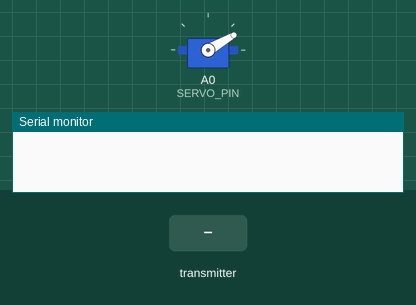
A sketch run on a simulated ATtiny85, built with avr-gcc and run on an emulated ATtiny85. On the bench: servo, the last lines printed to the serial monitor. Inputs (shaded band) come from the test bench. No radio packets arrive unless stated.

Above: at 1.2 s.
1.3 s: the transmitter starts sending xPosition = 256
At 2.5 s:
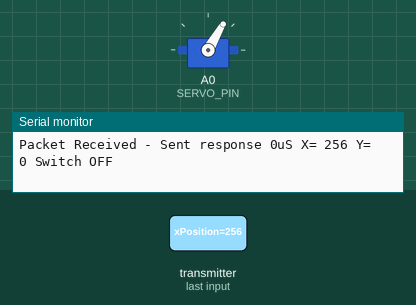
2.8 s: the transmitter starts sending xPosition = 512
At 3.7 s:
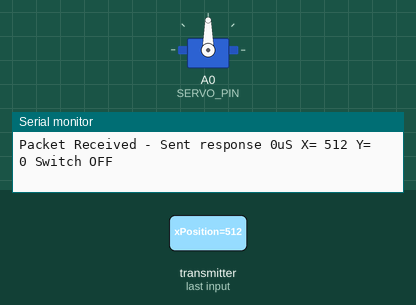
4.3 s: the transmitter starts sending xPosition = 1023
At 4.8 s:
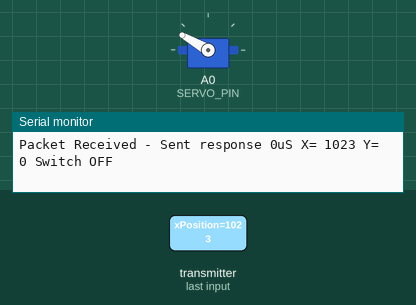
Timing chart, 0 to 7.3 s (numbered marks = the images above; inputs shaded):
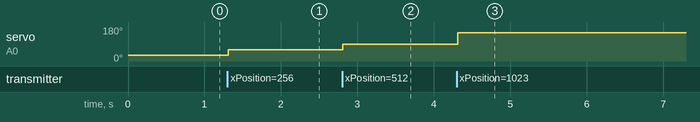

The sketch:

radio_reciever.ino
```cpp
#include <SPI.h>
#include <nRF24L01.h>
#include <RF24.h>
#include <SoftwareServo.h>  // Regular Servo library creates timer conflict!

//define wireless
#define  CE_PIN  7   // The pins to be used for CE and SN
#define  CSN_PIN 8

//define servo
#define SERVO_PIN A0   //Pin Numbers for servos and laser/LED

//servi min and max
#define SERVO_MIN_H  30  // Don't go to very end of servo travel
#define SERVO_MAX_H  150 // which may not be all the way from 0 to 180.
#define SERVO_MIN_V  30  // Don't go to very end of servo travel
#define SERVO_MAX_V  150 // which may not be all the way from 0 to 180

RF24 radio(CE_PIN, CSN_PIN);

SoftwareServo Servo;

const byte addresses[][6] = {"1Node", "2Node"}; // These will be the names of the "Pipes"

int joystickReceived; // Variable to store received Joystick values
int servoPosition;    // variable to store the servo position

struct dataStruct {
  unsigned long _micros;  // to save response times
  int xPosition;          // The Joystick position values
  int yPosition;
  bool switchOn;          // The Joystick push-down switch
} myData;                 // This can be accessed in the form:  myData.xPosition  etc.

void setup() {
  Serial.begin(9600);

  Servo.attach(SERVO_PIN);  // attaches the servo to the servo object

  radio.begin();
  radio.setPALevel(RF24_PA_LOW);
  radio.openWritingPipe(addresses[1]);
  radio.openReadingPipe(1, addresses[0]);

  // Start the radio listening for data
  radio.startListening();
}

void loop() {
  if (radio.available()) {
    while (radio.available())   // While there is data ready to be retrieved from the receive pipe
    {
      radio.read( &myData, sizeof(myData) );             // Get the data
    }

    radio.stopListening();                               // First, stop listening so we can transmit
    radio.write( &myData, sizeof(myData) );              // Send the received data back.
    radio.startListening();                              // Now, resume listening so we catch the next packets.

    Serial.print(F("Packet Received - Sent response "));  // Print the received packet data
    Serial.print(myData._micros);
    Serial.print(F("uS X= "));
    Serial.print(myData.xPosition);
    Serial.print(F(" Y= "));
    Serial.print(myData.yPosition);
    if ( myData.switchOn == 1)
    {
      Serial.println(F(" Switch ON"));
    }
    else
    {
      Serial.println(F(" Switch OFF"));
    }
  }

  SoftwareServo::refresh();//refreshes servo to keep them updating
  joystickReceived  = myData.xPosition;  // Get the values received

  // scale it to use it with the servo (value between MIN and MAX)
  servoPosition  = map(joystickReceived, 0, 1023, SERVO_MIN_H , SERVO_MAX_H);

  // tell servos to go to position
  Servo.write(servoPosition);
}
```

Measured:
- after the input at 1.3 s, servo on A0 (SERVO_PIN): 30° → 60° at once
- after the input at 2.8 s, servo on A0 (SERVO_PIN): 60° → 90° at once
- after the input at 4.3 s, servo on A0 (SERVO_PIN): 90° → 150° at once
